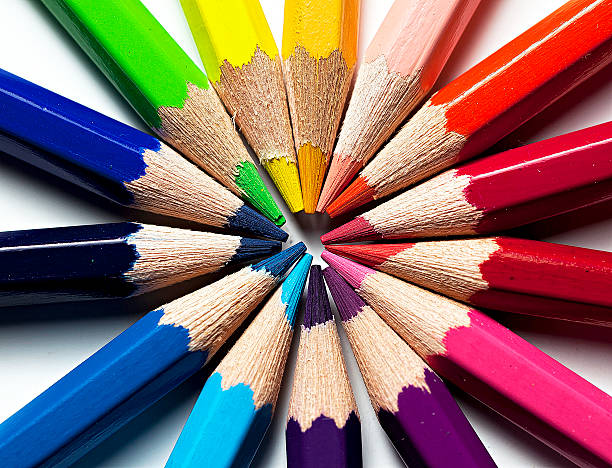
#> input picture 3-Ing-Informatica/1-Cuatrimestre/computer-graphics-image-processing/ip-lab2/original.jpg, 612 x 468 px
$ python assignment.py
#> lines starting #> are read from the running program, lines starting #| are printed output that depends on the picture
import cv2 as cv
import numpy as np
from matplotlib import pyplot as plt

# Load grayscale image
img_grayscale = cv.imread('original.jpg', 0)
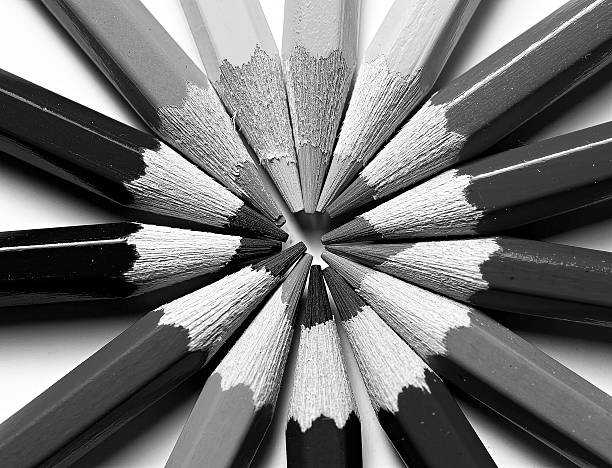
#> img_grayscale: shape (468, 612); min 0, max 255, mean 115.3
cv.imshow('Assignment', img_grayscale)
k = cv.waitKey(0)
#> (key Esc is pressed here)

# Add noise using Gaussian Noise
noisy_image = img_grayscale.copy()
mean = 0
var = 300
sigma = var ** 0.5
gaussian = np.random.normal(mean, sigma, (img_grayscale.shape[0], img_grayscale.shape[1]))
noisy_image = noisy_image + gaussian
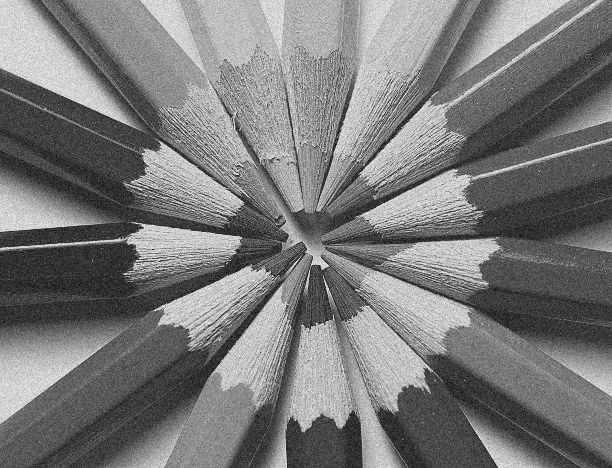
#> noisy_image: shape (468, 612) float64; min -69.79, max 319, mean 115.3; drawn with min black and max white
cv.normalize(noisy_image, noisy_image, 0, 255, cv.NORM_MINMAX, dtype=-1)
noisy_image = noisy_image.astype(np.uint8)
cv.imshow("Gaussian noise - Grayscale", noisy_image)
k = cv.waitKey(0)
#> (key Esc is pressed here)

# Denoise using average method and median filter
denoised_avg = cv.blur(noisy_image, (3, 3))
denoised_median = cv.medianBlur(noisy_image, 3)
cv.imshow("Denoised - Average", denoised_avg)
cv.imshow("Denoised - Median", denoised_median)
k = cv.waitKey(0)
#> (key Esc is pressed here)
# Calculate distance between original and denoised
hist_org = cv.calcHist([img_grayscale], [0], None, [256], [0, 256])
#> hist_org = 256 values, max 6583 at index 255, min 539 at index 177, mean 1118.8
hist_avg = cv.calcHist([denoised_avg], [0], None, [256], [0, 256])
#> hist_avg = 256 values, max 2810 at index 58, min 0 at index 0, mean 1118.8
hist_median = cv.calcHist([denoised_median], [0], None, [256], [0, 256])
#> hist_median = 256 values, max 3049 at index 60, min 0 at index 0, mean 1118.8


# Add noise to a color image using Gaussian Noise
img_color = cv.imread('original.jpg')
#> img_color is the input picture: shape (468, 612, 3); mean B, G, R 103, 106.5, 137.1
noisy_color = img_color.copy()
mean = 0
var = 200
sigma = var ** 0.5
gaussian = np.random.normal(mean, sigma, img_color.shape)
noisy_color = noisy_color + gaussian
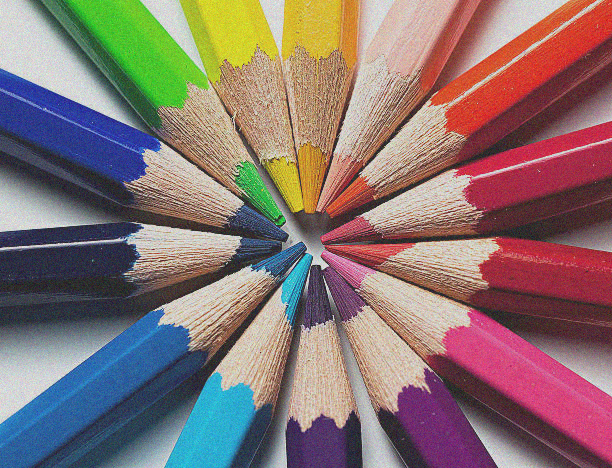
#> noisy_color: shape (468, 612, 3) float64; mean B, G, R 103, 106.5, 137.1; drawn with min black and max white
cv.normalize(noisy_color, noisy_color, 0, 255, cv.NORM_MINMAX, dtype=-1)
noisy_image = noisy_color.astype(np.uint8)
#> noisy_image: shape (468, 612, 3)
cv.imshow("Gaussian noise - Color", noisy_image)
k = cv.waitKey(0)
#> (key Esc is pressed here)
